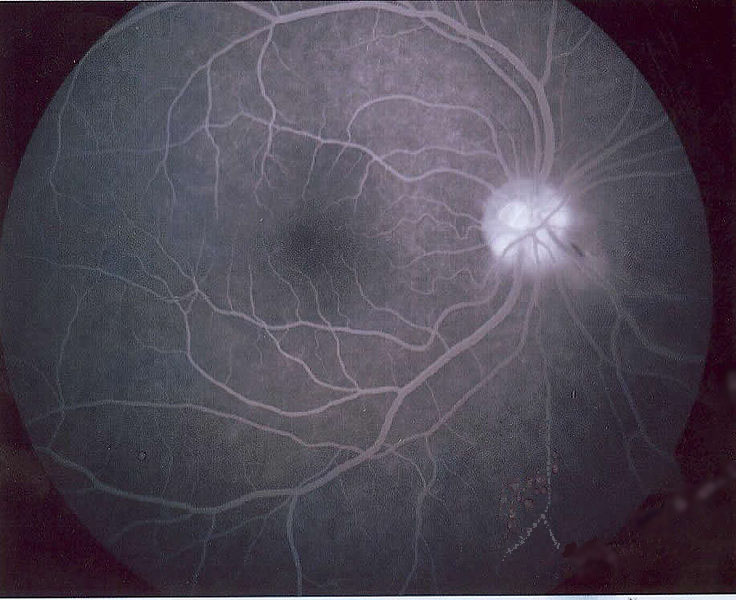
#> input picture uploads/Fluorescein_Angiography_Test.jpg, 736 x 600 px, found by its file name
$ python check_chroma.py
#> lines starting #> are read from the running program, lines starting #| are printed output that depends on the picture; after the words box and inside, x2 and y2 are one past the last pixel; in counts of white or black regions, pixels touching at a corner belong together
import cv2
import numpy as np

img = cv2.imread(r"e:\V500\uploads\Fluorescein_Angiography_Test.jpg")
#> img is the input picture: shape (600, 736, 3); mean B, G, R 83.4, 71, 77.9
if img is None:
    print("Failed to load image")
    exit(1)

gray = cv2.cvtColor(img, cv2.COLOR_BGR2GRAY)
_, mask = cv2.threshold(gray, 15, 255, cv2.THRESH_BINARY)
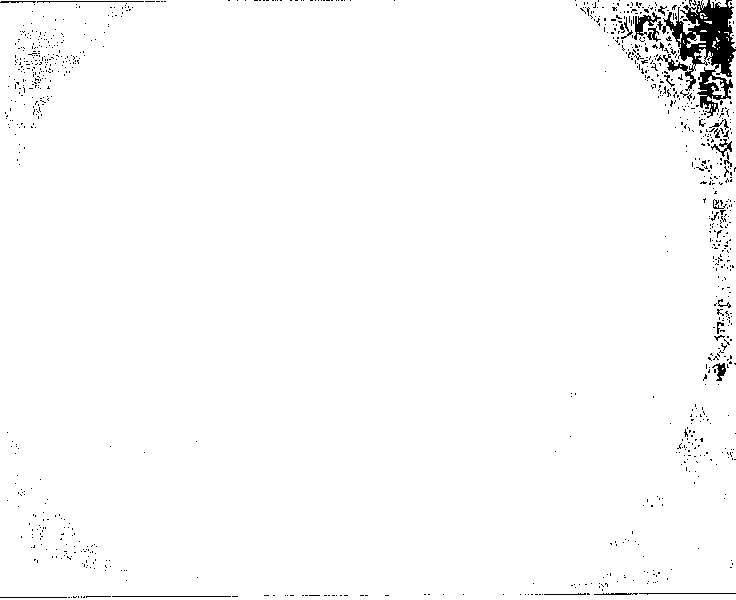
#> mask: shape (600, 736); 98.2% white; 945 black regions (914 under 20 px), largest, box (x1, y1, x2, y2) and area: (662, 0, 736, 118) 3703, (634, 12, 661, 40) 255, (112, 596, 231, 597) 119

# Calculate chroma (max - min)
max_ch = np.max(img, axis=2)
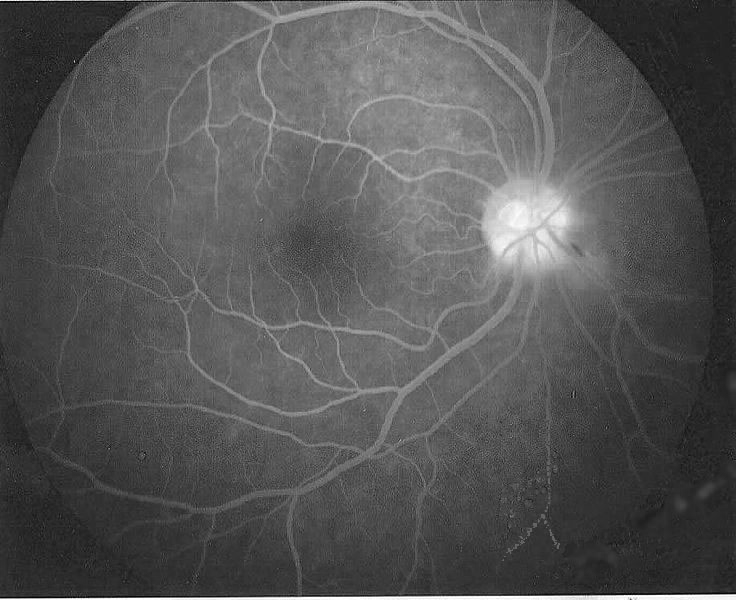
#> max_ch: shape (600, 736); min 1, max 255, mean 85.1
min_ch = np.min(img, axis=2)
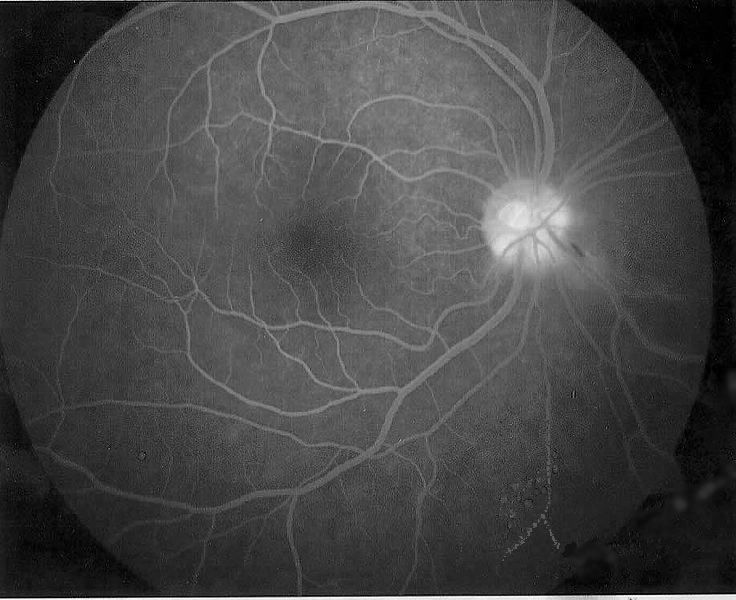
#> min_ch: shape (600, 736); min 0, max 255, mean 70.4
chroma = max_ch - min_ch
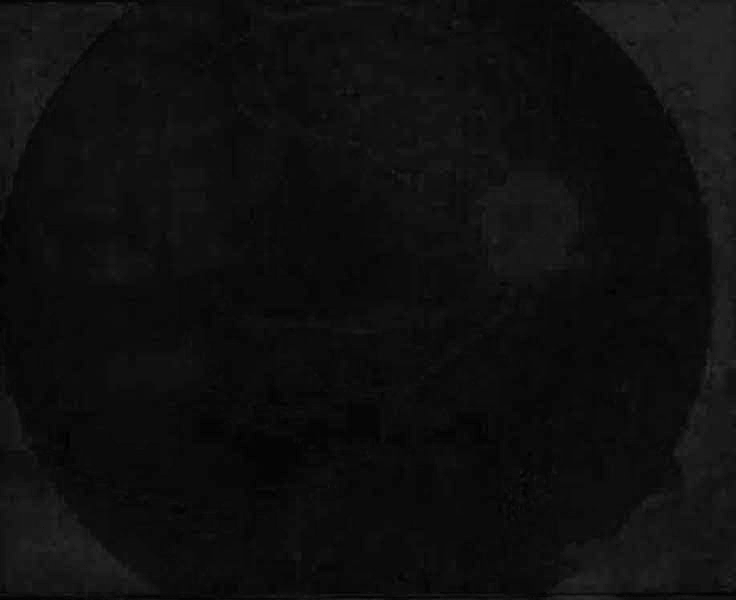
#> chroma: shape (600, 736); min 0, max 48, mean 14.7

masked_chroma = chroma[mask > 0]
mean_chroma = np.mean(masked_chroma) if len(masked_chroma) > 0 else 0
#> mean_chroma = 14.44

print(f"Retinal Mask Mean Chroma: {mean_chroma:.4f}")
#| Retinal Mask Mean Chroma: 14.4365
